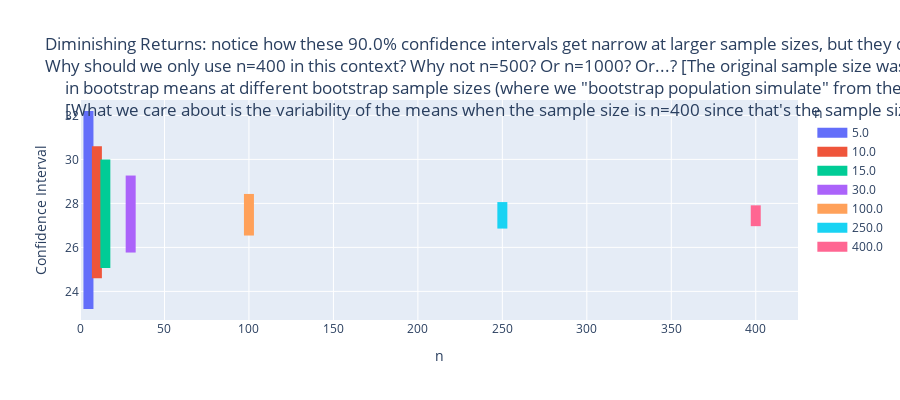

This figure's notebook cell:
### Markdown cell above
### Confidence Interval Widths: Code Demonstration (<5 Minutes) 
## How Do We Get Narrower Confidence Intervals?
> At a fixed confidence level, narrower intervals are more interpretable, meaningful, and understandable; **therefore, more likely to be helpful, usable, and actionable!**

### Code cell
import pandas as pd; import numpy as np; import plotly.express as px; data = pd.read_csv('data/4/gestation.csv'); np.random.seed(130); reps = 2000 
confidence, intervals = 0.9, pd.DataFrame({'Confidence Interval': [], 'n': []})
# trying some different sizes of bootstrap samples!
for n in [5, 10, 15, 30, 100, 250, 400]: 
    boot_means = np.array([0.0]*reps, dtype='float') 
    for i in range(reps): 
        boot_means[i] = np.random.choice(data['age'], n).mean() # `replace=True` is the default
    intervals = pd.concat([intervals,pd.DataFrame({'Confidence Interval': np.quantile(boot_means, ((1-confidence)/2, 1-(1-confidence)/2)), 'n': 2*[n]})])    
fig = px.line(intervals, x='n', y='Confidence Interval', color='n', title='Diminishing Returns: notice how these '+str(100*confidence)+'% confidence intervals get narrow at larger sample sizes, but they do this more and more slowly the larger n is...<br>Why should we only use n=400 in this context? Why not n=500? Or n=1000? Or...? [The original sample size was n=400 and these intervals show the variability<br>&nbsp;&nbsp;&nbsp;&nbsp;&nbsp;in bootstrap means at different bootstrap sample sizes (where we "bootstrap population simulate" from the original sample to examine sample size behavior)]<br>&nbsp;&nbsp;&nbsp;&nbsp;&nbsp;[What we care about is the variability of the means when the sample size is n=400 since that\'s the sample size that we actually have...]', height=400); fig.update_traces(line={'width': 10}); fig.update_xaxes(range=[0, 425])

### Figure 1 — Plotly figure (JSON) as saved in the notebook; plotly's stock layout.template omitted (floating-point values rounded to 4 significant figures)
{"data": [{"hovertemplate": "n=%{x}<br>Confidence Interval=%{y}<extra></extra>", "legendgroup": "5.0", "line": {"color": "#636efa", "dash": "solid", "width": 10}, "marker": {"symbol": "circle"}, "mode": "lines", "name": "5.0", "orientation": "v", "showlegend": true, "type": "scatter", "x": [5, 5], "xaxis": "x", "y": [23.2, 32.2], "yaxis": "y"}, {"hovertemplate": "n=%{x}<br>Confidence Interval=%{y}<extra></extra>", "legendgroup": "10.0", "line": {"color": "#EF553B", "dash": "solid", "width": 10}, "marker": {"symbol": "circle"}, "mode": "lines", "name": "10.0", "orientation": "v", "showlegend": true, "type": "scatter", "x": [10, 10], "xaxis": "x", "y": [24.6, 30.6], "yaxis": "y"}, {"hovertemplate": "n=%{x}<br>Confidence Interval=%{y}<extra></extra>", "legendgroup": "15.0", "line": {"color": "#00cc96", "dash": "solid", "width": 10}, "marker": {"symbol": "circle"}, "mode": "lines", "name": "15.0", "orientation": "v", "showlegend": true, "type": "scatter", "x": [15, 15], "xaxis": "x", "y": [25.07, 30], "yaxis": "y"}, {"hovertemplate": "n=%{x}<br>Confidence Interval=%{y}<extra></extra>", "legendgroup": "30.0", "line": {"color": "#ab63fa", "dash": "solid", "width": 10}, "marker": {"symbol": "circle"}, "mode": "lines", "name": "30.0", "orientation": "v", "showlegend": true, "type": "scatter", "x": [30, 30], "xaxis": "x", "y": [25.77, 29.27], "yaxis": "y"}, {"hovertemplate": "n=%{x}<br>Confidence Interval=%{y}<extra></extra>", "legendgroup": "100.0", "line": {"color": "#FFA15A", "dash": "solid", "width": 10}, "marker": {"symbol": "circle"}, "mode": "lines", "name": "100.0", "orientation": "v", "showlegend": true, "type": "scatter", "x": [100, 100], "xaxis": "x", "y": [26.54, 28.43], "yaxis": "y"}, {"hovertemplate": "n=%{x}<br>Confidence Interval=%{y}<extra></extra>", "legendgroup": "250.0", "line": {"color": "#19d3f3", "dash": "solid", "width": 10}, "marker": {"symbol": "circle"}, "mode": "lines", "name": "250.0", "orientation": "v", "showlegend": true, "type": "scatter", "x": [250, 250], "xaxis": "x", "y": [26.86, 28.06], "yaxis": "y"}, {"hovertemplate": "n=%{x}<br>Confidence Interval=%{y}<extra></extra>", "legendgroup": "400.0", "line": {"color": "#FF6692", "dash": "solid", "width": 10}, "marker": {"symbol": "circle"}, "mode": "lines", "name": "400.0", "orientation": "v", "showlegend": true, "type": "scatter", "x": [400, 400], "xaxis": "x", "y": [26.96, 27.91], "yaxis": "y"}], "layout": {"height": 400, "legend": {"title": {"text": "n"}, "tracegroupgap": 0}, "title": {"text": "Diminishing Returns: notice how these 90.0% confidence intervals get narrow at larger sample sizes, but they do this more and more slowly the larger n is...<br>Why should we only use n=400 in this context? Why not n=500? Or n=1000? Or...? [The original sample size was n=400 and these intervals show the variability<br>&nbsp;&nbsp;&nbsp;&nbsp;&nbsp;in bootstrap means at different bootstrap sample sizes (where we \"bootstrap population simulate\" from the original sample to examine sample size behavior)]<br>&nbsp;&nbsp;&nbsp;&nbsp;&nbsp;[What we care about is the variability of the means when the sample size is n=400 since that's the sample size that we actually have...]"}, "xaxis": {"anchor": "y", "categoryarray": [5, 10, 15, 30, 100, 250, 400], "categoryorder": "array", "domain": [0, 1], "range": [0, 425], "title": {"text": "n"}}, "yaxis": {"anchor": "x", "domain": [0, 1], "title": {"text": "Confidence Interval"}}}}
